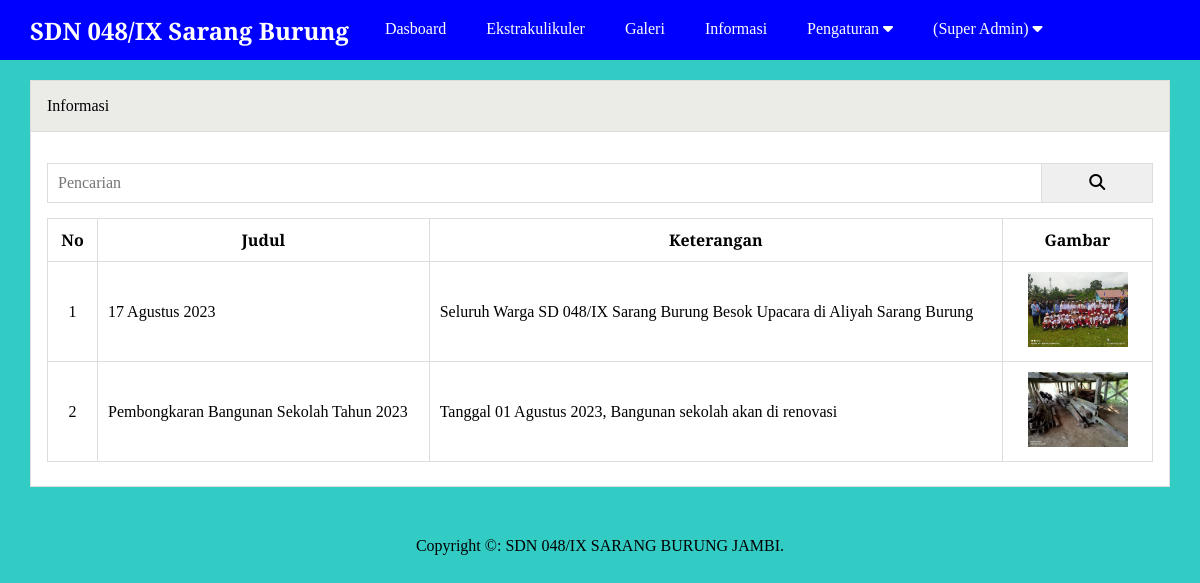
/admin/informasi_user.php (signed in), run on the app's committed database.
### tables this page shows
CREATE TABLE `informasi` (
  `id` int(11) NOT NULL,
  `judul` varchar(255) NOT NULL,
  `keterangan` text NOT NULL,
  `gambar` varchar(50) NOT NULL,
  `created_at` timestamp NOT NULL DEFAULT current_timestamp(),
  `updated_at` datetime DEFAULT NULL,
  `created_by` int(11) NOT NULL
);

CREATE TABLE `pengaturan` (
  `id` int(11) NOT NULL,
  `nama` varchar(50) NOT NULL,
  `email` varchar(50) NOT NULL,
  `telepon` varchar(20) NOT NULL,
  `alamat` text NOT NULL,
  `logo` varchar(50) NOT NULL,
  `favicon` varchar(50) NOT NULL,
  `tentang_sekolah` text NOT NULL,
  `foto_sekolah` varchar(50) NOT NULL,
  `google_maps` text NOT NULL,
  `nama_kepsek` varchar(50) NOT NULL,
  `foto_kepsek` varchar(50) NOT NULL,
  `sambutan_kepsek` text NOT NULL,
  `created_at` timestamp NOT NULL DEFAULT current_timestamp(),
  `updated_at` datetime DEFAULT NULL
);

### admin/informasi_user.php (the view, shortened to what this page needs)
<?php include 'header.php' ?>
		<div class="content">
			<div class="container">
				<div class="box">
					<div class="box-header">
						Informasi
					</div>
					<div class="box-body">
						<form action="">
							<div class="input-group">
								<input type="text" name="key" placeholder="Pencarian">
								<button type="submit"><i class="fa fa-search"></i></button>
							</div>
						</form>
						<table class="table">
							<thead>
								<tr>
									<th>No</th>
									<th>Judul</th>
									<th>Keterangan</th>
									<th>Gambar</th>
								</tr>
							</thead>
							<tbody>
								<?php
								$no = 1;
								$where = " WHERE 1=1";
									$informasi = mysqli_query($conn, "SELECT * FROM informasi $where ORDER BY id DESC");
										if(mysqli_num_rows($informasi) > 0){
											while ($p = mysqli_fetch_array($informasi)) {
								 ?>
								<tr>
									<td><?= $no++?></td>
									<td><?= $p['judul'] ?></td>
									<td><?= substr($p['keterangan'], 0, 100) ?></td>
									<td><img src="../uploads/informasi/<?= $p['gambar'] ?>" width="100px"></td>
								</tr>
								<?php }}else{ ?>
									<tr>
										<td colspan="5">Data tidak ada</td>
									</tr>
								<?php } ?>
							</tbody>
						</table>
					</div>
				</div>
			</div>
		</div>
<?php include 'footer.php' ?>

### admin/footer.php
		<div class="footer">
			<div class="container text-center">
				Copyright &copy: <?= $d->nama ?>.
			</div>
		</div>
</body>
</html>

### assets/css/style.css (style rules this page uses)
* { margin: 0; padding: 0; font-family: 'Playfair Display', serif; box-sizing: border-box; }
.container { width: 1140px; margin: 0 auto; }
.container::after { content: ""; display: block; clear: both; }
.bg-light { background-color: #33ccc5; }
.box { border: 1px solid #ddd; background-color: #fff; }
.box-header { padding: 16px; border-bottom: 1px solid #ddd; background-color: #EBEBE8; }
.box-body { padding: 16px; }
form { margin: 15px 0; }
.text-center { text-align: center !important; }
.content { padding: 80px 0 30px 0; }
.footer { padding: 20px 0; }
.table { width: 100%; border-collapse: collapse; margin: 8px 0; }
.table th, .table td { border: 1px solid #ddd; padding: 10px; }
.table td:first-child { width:50px; text-align: center; }
.table td:last-child { width:150px; text-align: center; }
.input-group:after { content: ""; clear: both; display: block; }
.input-group input[type="text"] { width: 90%; padding: 10px; font-size: 16px; float: left; border: 1px solid #ddd; }
.input-group button { width: 10%; padding: 10px; font-size: 16px; float: left; border: 1px solid #ddd; border-left: none; }

### data on the page
informasi: judul "17 Agustus 2023", keterangan "Seluruh Warga SD 048/IX Sarang Burung Besok Upacara di Aliyah Sarang Burung", gambar (picture)
informasi: judul "Pembongkaran Bangunan Sekolah Tahun 2023", keterangan "Tanggal 01 Agustus 2023, Bangunan sekolah akan di renovasi", gambar (picture)
pengaturan: nama "SDN 048/IX SARANG BURUNG JAMBI"

### other printed values
$_SESSION['ulevel'] "Super Admin"
